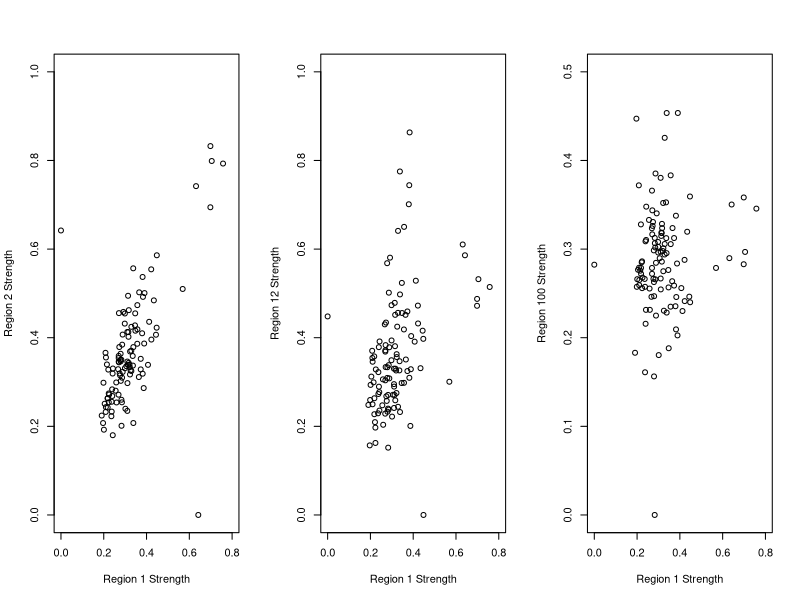

Source code (R):
quartz.options(width=10, height=3.75)

matrix <- as.matrix(read.csv(file="Matrix.csv",header=FALSE))

#both do same thing
#layout(matrix(c(1,2,3),1,3))
par(mfrow=c(1,3))

plot(matrix[,1],matrix[,2],xlab = "Region 1 Strength",ylab = "Region 2 Strength",xlim=c(0,.8),ylim=c(0,1))

plot(matrix[,1],matrix[,11],xlab = "Region 1 Strength",ylab = "Region 12 Strength",xlim=c(0,.8),ylim=c(0,1))

plot(matrix[,1],matrix[,100],xlab = "Region 1 Strength",ylab = "Region 100 Strength",xlim=c(0,.8),ylim=c(0,.5))
